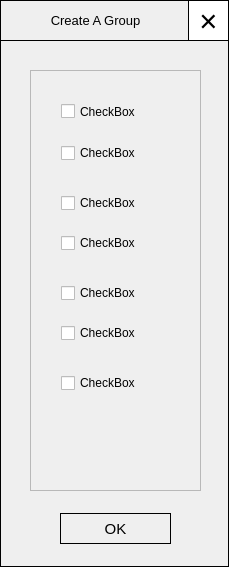
<?xml version="1.0" encoding="UTF-8"?>
<ui version="4.0">
 <class>CreateGroup</class>
 <widget class="QMainWindow" name="CreateGroup">
  <property name="geometry">
   <rect>
    <x>0</x>
    <y>0</y>
    <width>229</width>
    <height>567</height>
   </rect>
  </property>
  <property name="windowTitle">
   <string>MainWindow</string>
  </property>
  <widget class="QWidget" name="centralwidget">
   <widget class="QLabel" name="window_border">
    <property name="geometry">
     <rect>
      <x>0</x>
      <y>0</y>
      <width>229</width>
      <height>567</height>
     </rect>
    </property>
    <property name="frameShape">
     <enum>QFrame::Box</enum>
    </property>
    <property name="text">
     <string/>
    </property>
   </widget>
   <widget class="QLabel" name="label_2">
    <property name="geometry">
     <rect>
      <x>-10</x>
      <y>20</y>
      <width>241</width>
      <height>41</height>
     </rect>
    </property>
    <property name="frameShape">
     <enum>QFrame::HLine</enum>
    </property>
    <property name="text">
     <string/>
    </property>
   </widget>
   <widget class="QPushButton" name="close">
    <property name="geometry">
     <rect>
      <x>188</x>
      <y>0</y>
      <width>41</width>
      <height>41</height>
     </rect>
    </property>
    <property name="font">
     <font>
      <family>Microsoft YaHei UI</family>
      <pointsize>23</pointsize>
      <bold>false</bold>
     </font>
    </property>
    <property name="styleSheet">
     <string notr="true">QPushButton{
	color: rgb(255,255,255);
	padding: 2px;
	background-color:  rgb(255, 255, 255);
	border: 1px solid black;
	color: rgb(0, 0, 0);
}
QPushButton:hover{
	color: rgb(255, 255, 255);
	padding: 2px;
	border-color: black;
	background-color: rgb(0, 0, 0);
}</string>
    </property>
    <property name="text">
     <string>×</string>
    </property>
   </widget>
   <widget class="QScrollArea" name="scrollArea">
    <property name="geometry">
     <rect>
      <x>30</x>
      <y>70</y>
      <width>171</width>
      <height>421</height>
     </rect>
    </property>
    <property name="widgetResizable">
     <bool>true</bool>
    </property>
    <widget class="QWidget" name="scrollAreaWidgetContents">
     <property name="geometry">
      <rect>
       <x>0</x>
       <y>0</y>
       <width>169</width>
       <height>419</height>
      </rect>
     </property>
     <widget class="QCheckBox" name="checkBox">
      <property name="geometry">
       <rect>
        <x>30</x>
        <y>20</y>
        <width>101</width>
        <height>41</height>
       </rect>
      </property>
      <property name="text">
       <string>CheckBox</string>
      </property>
     </widget>
     <widget class="QCheckBox" name="checkBox_2">
      <property name="geometry">
       <rect>
        <x>30</x>
        <y>70</y>
        <width>91</width>
        <height>24</height>
       </rect>
      </property>
      <property name="text">
       <string>CheckBox</string>
      </property>
     </widget>
     <widget class="QCheckBox" name="checkBox_3">
      <property name="geometry">
       <rect>
        <x>30</x>
        <y>120</y>
        <width>91</width>
        <height>24</height>
       </rect>
      </property>
      <property name="text">
       <string>CheckBox</string>
      </property>
     </widget>
     <widget class="QCheckBox" name="checkBox_4">
      <property name="geometry">
       <rect>
        <x>30</x>
        <y>160</y>
        <width>91</width>
        <height>24</height>
       </rect>
      </property>
      <property name="text">
       <string>CheckBox</string>
      </property>
     </widget>
     <widget class="QCheckBox" name="checkBox_5">
      <property name="geometry">
       <rect>
        <x>30</x>
        <y>210</y>
        <width>91</width>
        <height>24</height>
       </rect>
      </property>
      <property name="text">
       <string>CheckBox</string>
      </property>
     </widget>
     <widget class="QCheckBox" name="checkBox_6">
      <property name="geometry">
       <rect>
        <x>30</x>
        <y>250</y>
        <width>91</width>
        <height>24</height>
       </rect>
      </property>
      <property name="text">
       <string>CheckBox</string>
      </property>
     </widget>
     <widget class="QCheckBox" name="checkBox_7">
      <property name="geometry">
       <rect>
        <x>30</x>
        <y>300</y>
        <width>91</width>
        <height>24</height>
       </rect>
      </property>
      <property name="text">
       <string>CheckBox</string>
      </property>
     </widget>
    </widget>
   </widget>
   <widget class="QLabel" name="title">
    <property name="geometry">
     <rect>
      <x>30</x>
      <y>10</y>
      <width>131</width>
      <height>20</height>
     </rect>
    </property>
    <property name="font">
     <font>
      <family>Microsoft YaHei UI</family>
      <pointsize>10</pointsize>
     </font>
    </property>
    <property name="text">
     <string>Create A Group</string>
    </property>
    <property name="alignment">
     <set>Qt::AlignCenter</set>
    </property>
   </widget>
   <widget class="QPushButton" name="ok">
    <property name="geometry">
     <rect>
      <x>60</x>
      <y>513</y>
      <width>111</width>
      <height>31</height>
     </rect>
    </property>
    <property name="font">
     <font>
      <family>Microsoft YaHei UI</family>
      <pointsize>11</pointsize>
     </font>
    </property>
    <property name="styleSheet">
     <string notr="true">QPushButton{
	border-style: solid;
	border-top-color: qlineargradient(spread:pad, x1:0.5, y1:1, x2:0.5, y2:0, stop:0 rgb(215, 215, 215), stop:1 rgb(222, 222, 222));
	border-right-color: qlineargradient(spread:pad, x1:0, y1:0.5, x2:1, y2:0.5, stop:0 rgb(217, 217, 217), stop:1 rgb(227, 227, 227));
	border-left-color: qlineargradient(spread:pad, x1:0, y1:0.5, x2:1, y2:0.5, stop:0 rgb(227, 227, 227), stop:1 rgb(217, 217, 217));
	border-bottom-color: qlineargradient(spread:pad, x1:0.5, y1:1, x2:0.5, y2:0, stop:0 rgb(215, 215, 215), stop:1 rgb(222, 222, 222));
	border-width: 1px;
	border-radius: 0px;
	color: rgb(255,255,255);
	padding: 2px;
	background-color:  rgba(255, 255, 255, 0);
	border-color: rgb(0, 0, 0);
	color: rgb(0, 0, 0);
}
QPushButton:hover{
	border-style: solid;
	border-top-color: qlineargradient(spread:pad, x1:0.5, y1:1, x2:0.5, y2:0, stop:0 rgb(215, 215, 215), stop:1 rgb(222, 222, 222));
	border-right-color: qlineargradient(spread:pad, x1:0, y1:0.5, x2:1, y2:0.5, stop:0 rgb(217, 217, 217), stop:1 rgb(227, 227, 227));
	border-left-color: qlineargradient(spread:pad, x1:0, y1:0.5, x2:1, y2:0.5, stop:0 rgb(227, 227, 227), stop:1 rgb(217, 217, 217));
	border-bottom-color: qlineargradient(spread:pad, x1:0.5, y1:1, x2:0.5, y2:0, stop:0 rgb(215, 215, 215), stop:1 rgb(222, 222, 222));
	border-width: 1px;
	border-radius: 0px;
	
	color: rgb(255, 255, 255);
	padding: 2px;
	background-color: rgb(0, 0, 0);
}
QPushButton:disabled{
	border-style: solid;
	border-top-color: qlineargradient(spread:pad, x1:0.5, y1:1, x2:0.5, y2:0, stop:0 rgb(215, 215, 215), stop:1 rgb(222, 222, 222));
	border-right-color: qlineargradient(spread:pad, x1:0, y1:0.5, x2:1, y2:0.5, stop:0 rgb(217, 217, 217), stop:1 rgb(227, 227, 227));
	border-left-color: qlineargradient(spread:pad, x1:0, y1:0.5, x2:1, y2:0.5, stop:0 rgb(227, 227, 227), stop:1 rgb(217, 217, 217));
	border-bottom-color: qlineargradient(spread:pad, x1:0.5, y1:1, x2:0.5, y2:0, stop:0 rgb(215, 215, 215), stop:1 rgb(222, 222, 222));
	border-width: 1px;
	border-radius: 5px;
	color: rgb(255,255,255);
	padding: 2px;
	color: rgba(177, 177, 177, 100);
	background-color: rgba(255, 255, 255, 0);
}</string>
    </property>
    <property name="text">
     <string>OK</string>
    </property>
   </widget>
  </widget>
 </widget>
 <resources/>
 <connections/>
</ui>
